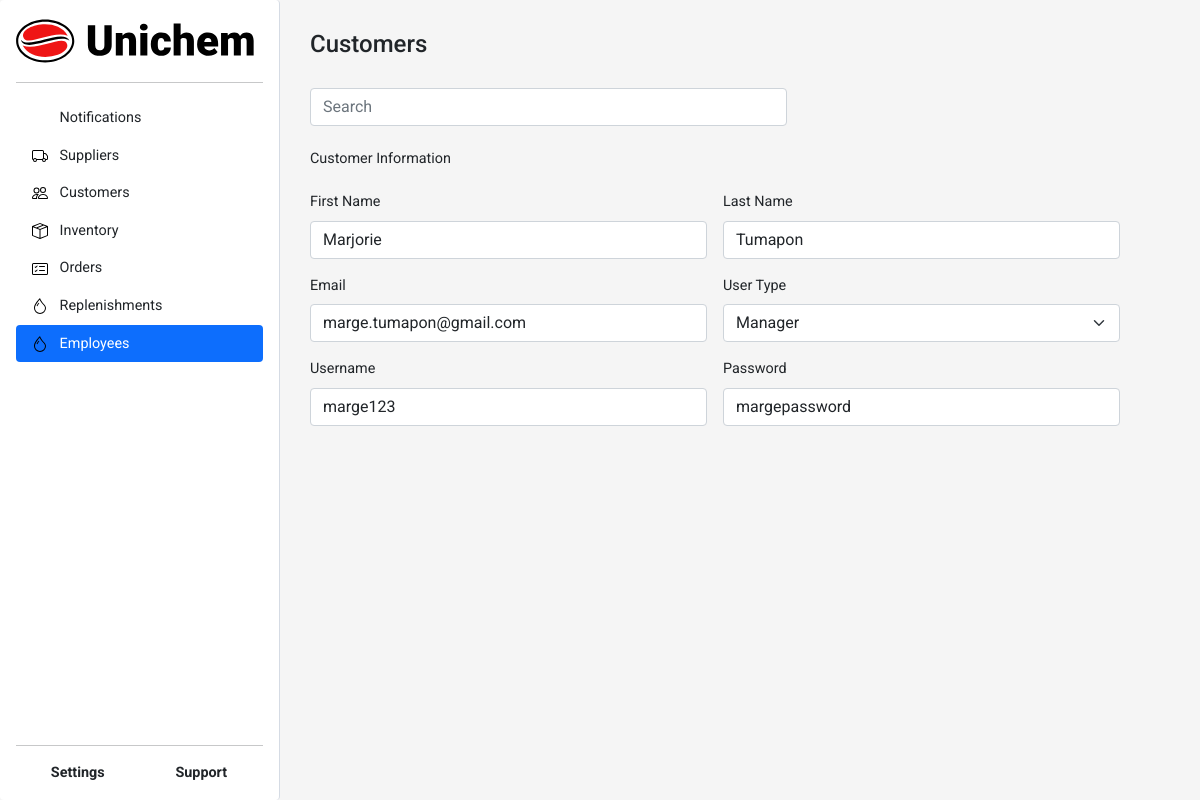
Page /sections/employee-update.php on the committed database.
### tables this page shows
CREATE TABLE `inventory_users` (
  `userID` int(11) NOT NULL,
  `userType` enum('Manager','User') NOT NULL,
  `userFirstName` varchar(255) NOT NULL,
  `userLastName` varchar(255) NOT NULL,
  `userName` varchar(255) NOT NULL,
  `email` varchar(255) NOT NULL,
  `password` varchar(255) NOT NULL
);

### crud/employee/employee-information.php (called while the page is built)
<?php
    include('../crud/db_connect.php');
    $userID = $_GET['userID'];
    $getEmployeeInformation = "SELECT *
                                FROM inventory_users
                                WHERE userID=$userID";
    $result = mysqli_query($conn, $getEmployeeInformation);
    $user = mysqli_fetch_assoc($result);
?>

### components/employee/employee-update.php (the view, shortened to what this page needs)
<form method="post" action="../sections/update.php" class="row g-3">
    <div class="col-md-6">
        <label for="inputEmail4" class="form-label">First Name</label>
        <input type="text" class="form-control" id="inputEmail4" name="userFirstName" required value="<?php echo $user['userFirstName']; ?>">
    </div>
    <div class="col-md-6">
        <label for="inputPassword4" class="form-label">Last Name</label>
        <input type="text" class="form-control" id="inputPassword4" name="userLastName" required value="<?php echo $user['userLastName']; ?>">
    </div>
    <div class="col-md-6">
        <label for="exampleFormControlInput1" class="form-label">Email</label>
        <input type="email" class="form-control" id="" placeholder="" name="email" required value="<?php echo $user['email']; ?>">
    </div>
    <div class="col-md-6">
        <label for="userType" class="form-label">User Type</label>
        <select name="userType" id="inputState" class="form-select">
            <option value="Manager">Manager</option>
        </select>
    </div>
    <div class="col-md-6">
        <label for="inputEmail4" class="form-label">Username</label>
        <input type="text" class="form-control" id="inputEmail4" name="userName" required value="<?php echo $user['userName']; ?>">
    </div>
    <div class="col-md-6">
        <label for="inputPassword4" class="form-label">Password</label>
        <input type="text" class="form-control" id="inputPassword4" name="password" required value="<?php echo $user['password']; ?>">
    </div>

### style/import.php (style rules this page uses)
* { margin: 0; padding: 0; font-family: 'Roboto', sans-serif; }
html { height: -webkit-fill-available; }

### rows in the picture
inventory_users: userFirstName "Marjorie", userLastName "Tumapon", email "marge.tumapon@gmail.com", userName "marge123", password "margepassword"
